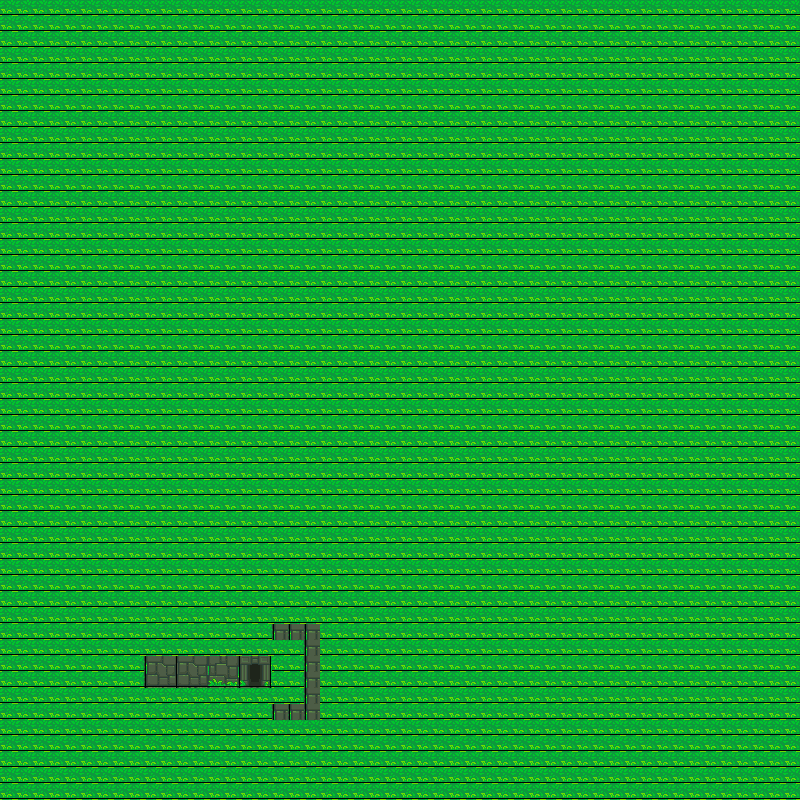

The image is a tile-based game level rendered from a .tmx file. Its description and source (layers, tilesets, objects; grid data summarised) follow:
An orthogonal 50x50 tile map with 16x16 px tiles, 1 tile layer (Tile Layer 1) and 1 object (blocked).

<map version="1.2" tiledversion="1.2.3" orientation="orthogonal" renderorder="right-down" width="50" height="50" tilewidth="16" tileheight="16" infinite="0" nextlayerid="5" nextobjectid="5">
 <tileset firstgid="1" source="Tiles.tsx" />
 <objectgroup id="4" name="Object Layer 1">
  <properties>
   <property name="blocked" value="" />
  </properties>
  <object id="4" name="blocked" x="145.08" y="656.254" width="128.411" height="31.4854">
   <properties>
    <property name="blocked" value="" />
   </properties>
  </object>
 </objectgroup>
 <layer id="1" name="Tile Layer 1" width="50" height="50">
  <properties>
   <property name="blocked" value="" />
  </properties>
  <data>[2500 cells, 2500 non-empty, 17 distinct tile ids]</data>
 </layer>
</map>
